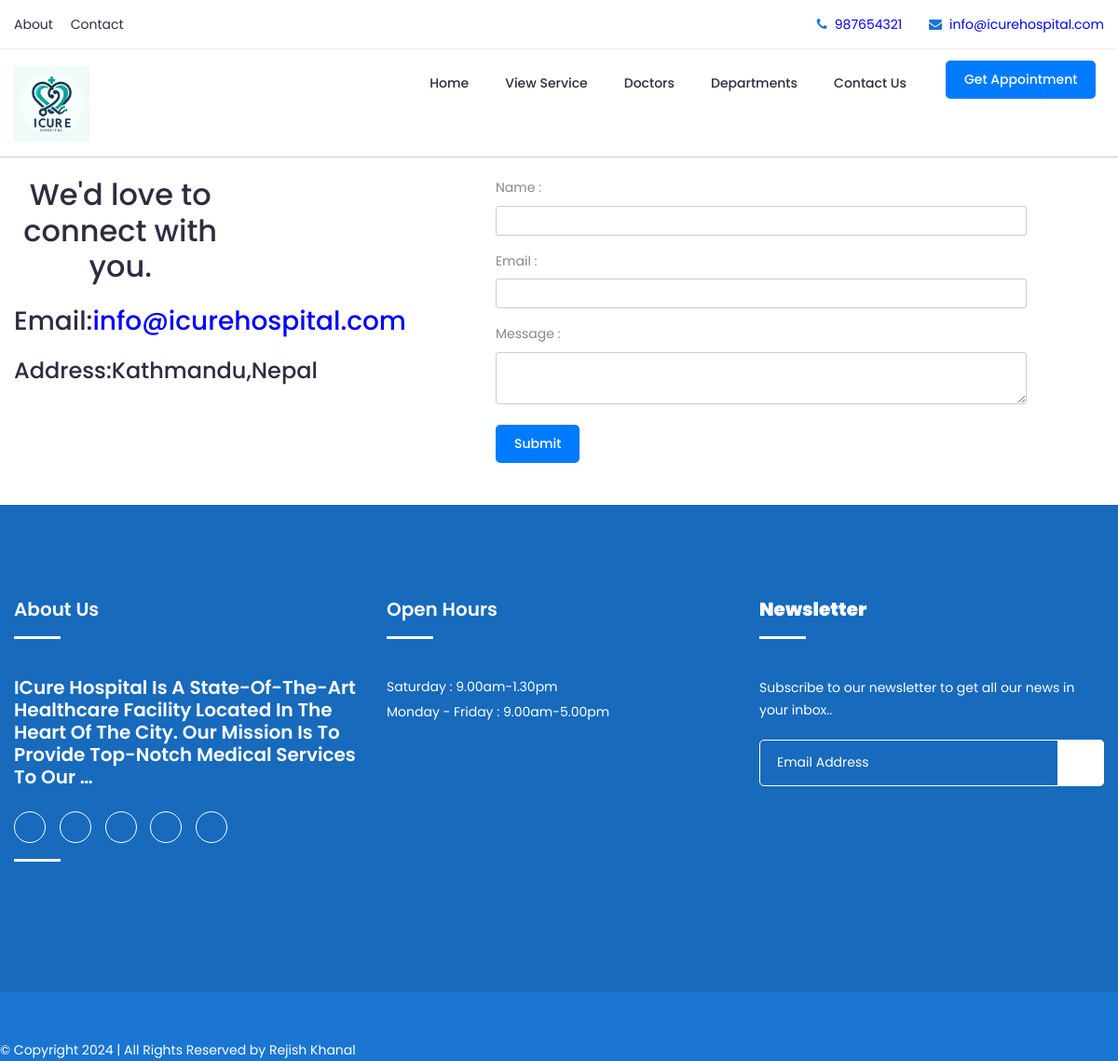
The page /Contact on the database as committed earlier.
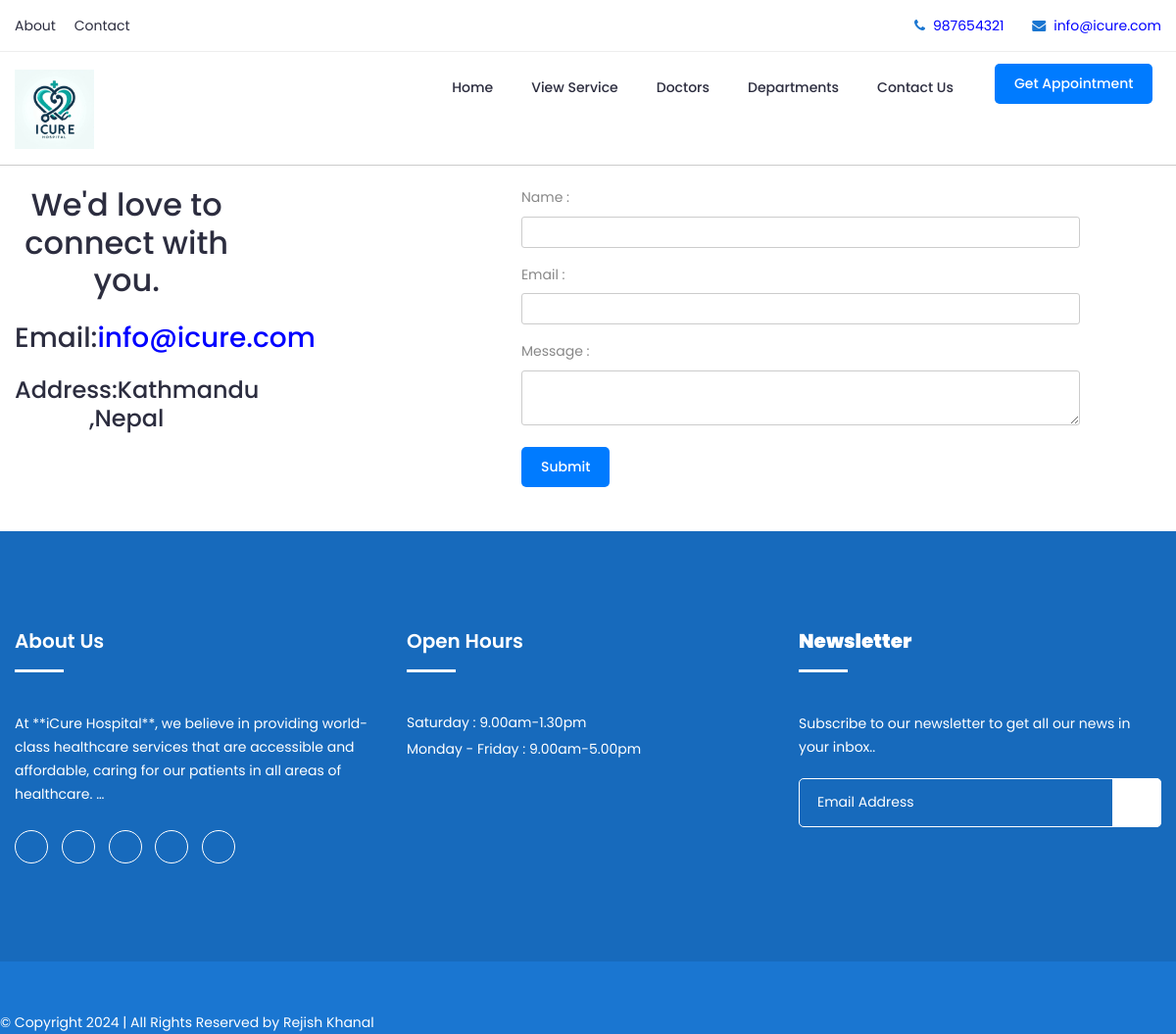
The same page on the database as committed later.
### healthcare/models.py (models this page shows, shortened)
class Setting(models.Model):
    name = models.CharField( max_length=50,unique=True)
    logo = models.ImageField(upload_to=None, height_field=None, width_field=None, max_length=None)
    address = models.CharField( max_length=100,null=True,blank=True)
    phone = models.CharField( max_length=100,null=True,blank=True)
    email = models.CharField( max_length=100,null=True,blank=True)
    facebook = models.CharField( max_length=100,null=True,blank=True)
    twitter = models.CharField( max_length=100,null=True,blank=True)
    instagram = models.CharField( max_length=100,null=True,blank=True)
    linkedin = models.CharField( max_length=100,null=True,blank=True)
    youtube = models.CharField( max_length=100,null=True,blank=True)
    about = RichTextField()
    class Meta:
        verbose_name = 'Setting'
        verbose_name_plural = 'Setting'

### healthcare/views.py (the view)
# urls.py: path("Contact",views.contact,name="contact"),
def contact(request):
    return render(request,'pages/contact/contact.html',)

### healthcare/general.py (called while the page is built)
def global_data_pass(request):
    data = {
        'setting':Setting.objects.first(),
    }
    return  data

### healthcare/templates/pages/contact/contact.html (shortened to what this page needs)
{% extends "layouts/master.html" %}
{% block content %}
<div class="container">
    <div class="row">
        <section>
        <div class="col-md-6">
            <div class="text-center mx-auto mb-5 wow fadeInUp" data-wow-delay="0.1s" style="max-width: 600px;">
            <h2 class="display-5 fw-bold">We'd love to connect with you.</h2>
            <br>
            <h3 class="display-6 fw-bold">Email:<span>{{setting.email}}</span></h3>
            <br>
            <h4 class="display-7 fw-bold">Address:{{setting.address}}</h4>
        </div>
        </section>
            <div class="col-md-6">
            <section>
            <form>
                <div class="form-group">
                    <label for="firstName" class="display-7 fw-bold">Name :</label>
                    <input type="text" class="form-control" id="firstName">
                </div>
                <div class="form-group">
                    <label for="email" class="display-7 fw-bold">Email :</label>
                    <input type="email" class="form-control" id="email">
                </div>
                <div class="form-group">
                    <label for="message" class="display-7 fw-bold">Message :</label>
                    <textarea name="message" id="message"></textarea>
                </div>
                <button type="submit" class="btn btn-primary">Submit</button>
            </form>
        </section>
            </div>
    </div>
</div>
<br>
{% endblock %}

### healthcare/templates/layouts/nav.html
{% load static %}
<section>
    <header class="header">
        <div class="topbar">
            <div class="container">
                <div class="row">
                    <div class="col-lg-6 col-md-5 col-12">
                        <ul class="top-link">
                            <li><a href="{% url 'about' %}">About</a></li>
                            <li><a href="{% url 'contact' %}">Contact</a></li>
                        </ul>
                    </div>
                    <div class="col-lg-6 col-md-7 col-12">
                        <ul class="top-contact">
                            <li><i class="fa fa-phone"></i><a href="tel:{{setting.phone}}"><span>{{setting.phone}}</span></li>
                            <li><i class="fa fa-envelope"></i><a href="mailto:{{setting.email}}"><span>{{setting.email}}</span></a></li>
                        </ul>
                    </div>
                </div>
            </div>
        </div>
        <div class="header-inner">
            <div class="container">
                <div class="inner">
                    <div class="row">
                        <div class="col-lg-3 col-md-3 col-12">
                            <section>
                            <div class="logo">
                                <a href="{% url 'home' %}"><img src="{{ setting.logo.url }}" height="50%" width="30%"></a>
                            </div>
                            </section>
                        </div>
                        <div class="col-lg-7 col-md-9 col-12">
                            <div class="main-menu">
                                <nav class="navigation">
                                    <ul class="nav menu">
                                        <li><a href="{% url 'home' %}">Home</a></li>
                                        <li><a href="{% url 'services' %}">View Service</a></li>
                                        <li><a href="{% url 'doctor' %}">Doctors</a></li>
                                        <li><a href="{% url 'department' %}">Departments</a></li>
                                        <li><a href="{% url 'contact' %}">Contact Us</a></li>
                                    </ul>
                                </nav>
                            </div>
                        </div>
                        <div class="col-lg-2 col-12">
                            <div class="get-quote">
                                <a href="{% url 'appointment' %}" class="btn btn-primary">Get Appointment</a>
                            </div>
                        </div>
                    </div>
                </div>
            </div>
        </div>
        <hr>
</header>
</section>

### healthcare/templates/layouts/footer.html (shortened to what this page needs)
{%load static %}
<footer>
    <br>
    <section class="footer">
    <div class="footer-top">
        <div class="container">
            <div class="row">
                <div class="col-lg-4 col-md-6 col-12">
                    <div class="single-footer">
                        <h2>About Us</h2>
                        <p> {{ setting.about |truncatewords:24 |safe}}</p>
                        <ul class="social">
                            <li><a href="{{setting.facebook}}"><i class="icofont-facebook" alt="Facebook"></i></a></li>
                            <li><a href="{{setting.instagram}}"><i class="icofont-instagram" alt="Instgram"></i></a></li>
                            <li><a href="{{setting.twitter}}"><i class="icofont-twitter"alt="Twitter"></i></a></li>
                            <li><a href="{{setting.linkedin}}"><i class="icofont-linkedin" alt="Linkedin"></i></a></li>
                            <li><a href="{{setting.youtube}}"><i class="icofont-youtube" alt="Youtube"></i></a></li>
                        </ul>
                    </div>
                </div>
                <div class="col-lg-4 col-md-6 col-12">
                    <div class="single-footer">
                        <h2>Open Hours</h2>
                        <ul class="time-sidual">
                            <li class="day">Saturday : 9.00am-1.30pm</li>
                            <li class="day">Monday - Friday : 9.00am-5.00pm </li>
                        </ul>
                    </div>
                </div>
                <div class="col-lg-4 col-md-6 col-12">
                    <div class="single-footer">
                        <h2><b> Newsletter</b></h2>
                        <p>Subscribe to our newsletter to get all our news in your inbox..</p>
                        <form action="mail/mail.php" method="get" target="_blank" class="newsletter-inner">
                            <input name="email" placeholder="Email Address" class="common-input" onfocus="this.placeholder = ''"
                                onblur="this.placeholder = 'Your email address'" required="" type="email">
                            <button class="button"><i class="icofont icofont-paper-plane"></i></button>
                        </form>
                    </div>
                </div>
            </div>
        </div>
    </div>
    <div class="copyright"></div>
        <div class="footer-buttom">
            <div class="container">
                <div class="row">
                    <div class="copyright-content">
                    <p>© Copyright 2024  |  All Rights Reserved by  Rejish Khanal </p>
                    </div>
                    </div>
                </div>
            </div>
    </section>
</footer>

Rows that differ between the two databases and show on the page:
changed Setting: email "info@icurehospital.com" → "info@icure.com"; address "Kathmandu,Nepal" → "Kathmandu ,Nepal"; about "ICure Hospital Is A State-Of-The-Art Healthcare Facility Located In The Heart Of The City. Our Mission Is To Provide Top-Notch Medical Services To Our …" → "At **iCure Hospital**, we believe in providing world-class healthcare services that are accessible and affordable, caring for our patients in all areas of healthcare. …"
